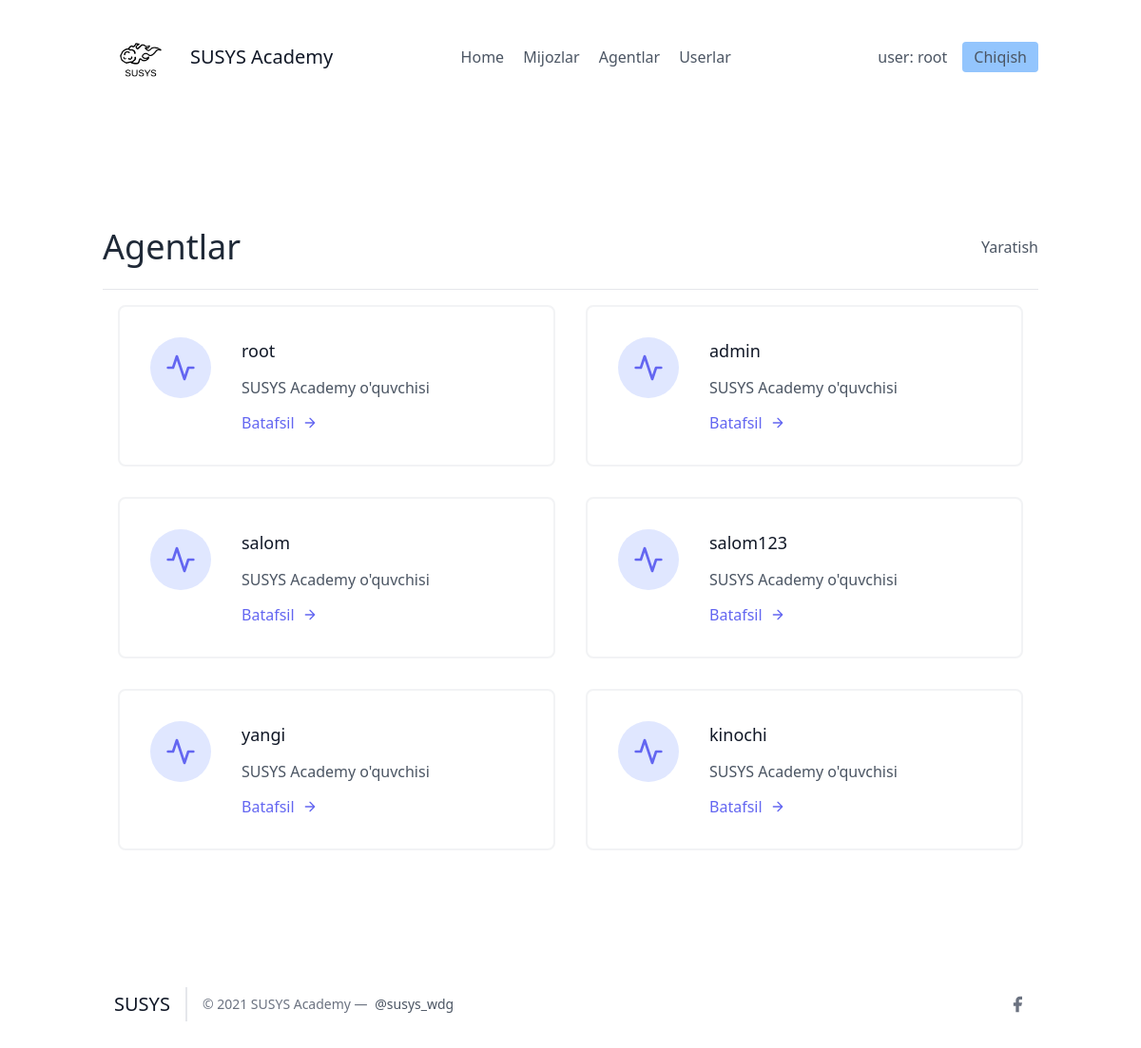
Screenshot of /agents/ (signed in) with the database file from the repository.
### leads/models.py (models this page shows, shortened)
class User(AbstractUser):
  pass

class Agent(models.Model):
  user = models.OneToOneField(User, on_delete=models.CASCADE)
  profil = models.ForeignKey(UserProfil, on_delete=models.CASCADE)

### agents/views.py (the view)
# urls.py: path('', AgentListView.as_view(), name = "agent-list"),
class AgentListView(LoginRequiredMixin, generic.ListView):
  template_name = "agents/list.html"
  def get_queryset(self):
    return Agent.objects.all()

### agents/templates/agents/list.html (shortened to what this page needs)
{% extends 'main.html' %}
{% block content %}
<section class="text-gray-600 body-font">
  <div class="container px-5 py-24 mx-auto flex flex-wrap">
    <div class="w-full py-6 flex justify-between items-center border-b border-gray-200">
        <div>
            <h1 class="text-4xl text-gray-800">Agentlar</h1>
        </div>
        <div>
            <a class="y=text-gray-500 hover:text-blue-700" href="{% url 'leads:lead-create' %}">Yaratish</a>
        </div>
    </div>
    <div class="flex flex-wrap">
      {% for agent in object_list %}
      <div class="p-4 lg:w-1/2 md:w-full">
        <div class="flex border-2 rounded-lg border-gray-200 border-opacity-50 p-8 sm:flex-row flex-col">
          <div class="w-16 h-16 sm:mr-8 sm:mb-0 mb-4 inline-flex items-center justify-center rounded-full bg-indigo-100 text-indigo-500 flex-shrink-0">
            <svg fill="none" stroke="currentColor" stroke-linecap="round" stroke-linejoin="round" stroke-width="2" class="w-8 h-8" viewBox="0 0 24 24">
              <path d="M22 12h-4l-3 9L9 3l-3 9H2"></path>
            </svg>
          </div>
          <div class="flex-grow">
            <h2 class="text-gray-900 text-lg title-font font-medium mb-3">{{agent.user.username}}</h2>
            <p class="leading-relaxed text-base">SUSYS Academy o'quvchisi</p>
            <a href="" class="mt-3 text-indigo-500 inline-flex items-center">Batafsil
              <svg fill="none" stroke="currentColor" stroke-linecap="round" stroke-linejoin="round" stroke-width="2" class="w-4 h-4 ml-2" viewBox="0 0 24 24">
                <path d="M5 12h14M12 5l7 7-7 7"></path>
              </svg>
            </a>
          </div>
        </div>
      </div>
      {% endfor %}
    </div>
  </div>
</section>
{% endblock %}

### template/details/navbar.html (shortened to what this page needs)
{% load static %}
<header class="text-gray-600 body-font">
  <div class="container mx-auto flex flex-wrap p-5 flex-col md:flex-row items-center">
    <a class="flex title-font font-medium items-center text-gray-900 mb-4 md:mb-0">
      <img src="{% static 'img/logo-dark.png' %}" style="width: 80px;" alt="Logo">
      <span class="ml-3 text-xl">SUSYS Academy</span>
    </a>
    <nav class="md:ml-auto md:mr-auto flex flex-wrap items-center text-base justify-center">
      <a href="/" class="mr-5 hover:text-gray-900">Home</a>
      <a href="/leads/" class="mr-5 hover:text-gray-900">Mijozlar</a>
      <a href="/agents/" class="mr-5 hover:text-gray-900">Agentlar</a>
      <a href="/users/" class="mr-5 hover:text-gray-900">Userlar</a>
    </nav>
    {% if request.user.is_authenticated %}
      user: {{ request.user.username }}
      <button class="ml-4 inline-flex items-center bg-blue-300 border-0 py-1 px-3 focus:outline-none hover:bg-blue-200 rounded text-base mt-4 md:mt-0">
        <a href="{% url 'logout'%}">
          Chiqish
        </a>
      </button>
    {% endif %}
  </div>
</header>

### rows the page displays
User: user.username "root"
Agent: user.username "root"
Agent: user.username "admin"
Agent: user.username "salom"
Agent: user.username "salom123"
Agent: user.username "yangi"
Agent: user.username "kinochi"
